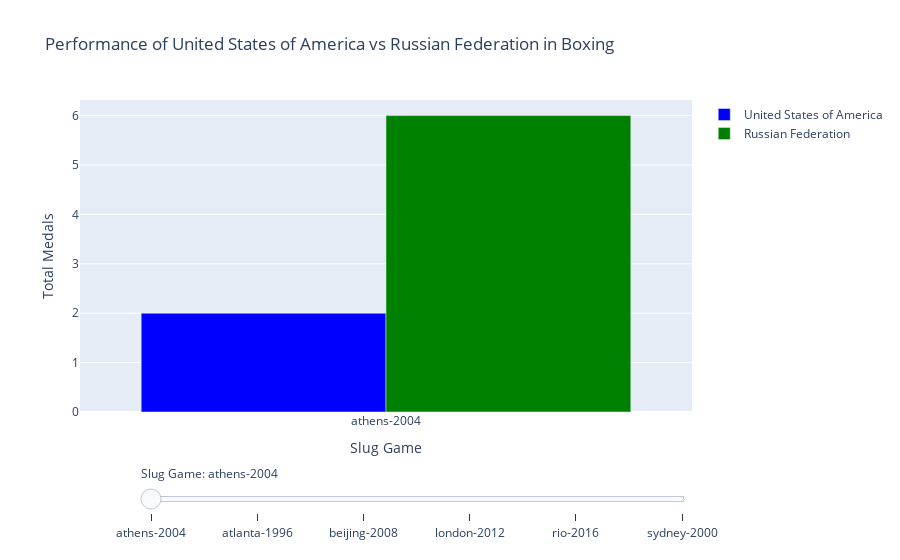

The notebook cell saved with this chart:
### Code cell
import pandas as pd
import plotly.graph_objects as go

def track_country_performance(df, country_name, discipline_title):
    """
    Track the performance of a country for a given discipline across all slug games.

    Parameters:
        df (pandas.DataFrame): The DataFrame containing the data.
        country_name (str): The country name to track performance.
        discipline_title (str): The discipline title to track performance.

    Returns:
        pandas.DataFrame: A DataFrame with the total medals won for the given country and discipline in each slug game.
    """
    # Filter the DataFrame for the specified country and discipline
    filtered_df = df[(df['country_name'] == country_name) & (df['discipline_title'] == discipline_title)]

    # Group the filtered DataFrame by 'slug_game' and calculate the total medals won
    grouped_df = filtered_df.groupby('slug_game')['medal_type'].count().reset_index(name='total_medals')

    return grouped_df


def create_slider_plot(df, country1_name, country2_name, discipline_title):
    """
    Create a Plotly visualization with a slider for tracking the performance of two countries in a discipline across slug games.

    Parameters:
        df (pandas.DataFrame): The DataFrame containing the data.
        country1_name (str): The name of the first country.
        country2_name (str): The name of the second country.
        discipline_title (str): The discipline title to track performance.
    """
    # Track the performance of the first country for the given discipline across all slug games
    performance_country1 = track_country_performance(df, country1_name, discipline_title)

    # Track the performance of the second country for the given discipline across all slug games
    performance_country2 = track_country_performance(df, country2_name, discipline_title)

    # Merge the performance DataFrames to include all slug games
    performance_combined = performance_country1.merge(performance_country2, on='slug_game', suffixes=('_country1', '_country2'))

    # Create a figure
    fig = go.Figure()

    # Add initial bar traces for the first slug game
    fig.add_trace(go.Bar(
        x=[performance_combined['slug_game'].values[0]],
        y=[performance_combined['total_medals_country1'].values[0]],
        name=country1_name,
        marker_color='blue',
        offsetgroup=0,
    ))
    fig.add_trace(go.Bar(
        x=[performance_combined['slug_game'].values[0]],
        y=[performance_combined['total_medals_country2'].values[0]],
        name=country2_name,
        marker_color='green',
        offsetgroup=1,
    ))

    # Set the layout
    fig.update_layout(
        title=f'Performance of {country1_name} vs {country2_name} in {discipline_title}',
        xaxis_title='Slug Game',
        yaxis_title='Total Medals',
        barmode='group',
    )

    # Add a slider
    fig.update_layout(
        sliders=[
            {
                'currentvalue': {'prefix': 'Slug Game: '},
                'steps': [
                    {'method': 'animate', 'args': [[f'frame{i}']], 'label': game} for i, game in enumerate(performance_combined['slug_game'])
                ],
                'transition': {'duration': 500, 'easing': 'linear'},
                'x': 0.1, 'len': 0.9,
                'y': 0, 'yanchor': 'top',
                'pad': {'t': 50, 'b': 10},
                'active': 0,
            }
        ],
    )

    # Add frames for each slug game
    frames = []
    for i, slug_game in enumerate(performance_combined['slug_game']):
        frame = go.Frame(
            name=f'frame{i}',
            data=[
                go.Bar(x=[slug_game], y=[performance_combined.loc[performance_combined['slug_game'] == slug_game, 'total_medals_country1'].values[0]], name=country1_name, marker_color='blue', offsetgroup=0),
                go.Bar(x=[slug_game], y=[performance_combined.loc[performance_combined['slug_game'] == slug_game, 'total_medals_country2'].values[0]], name=country2_name, marker_color='green', offsetgroup=1),
            ],
        )
        frames.append(frame)

    fig.frames = frames

    # Show the interactive plot
    fig.show()


# Assuming df is your DataFrame
country1_name = input("Enter the first country: ")
country2_name = input("Enter the second country: ")
discipline_title = input("Enter the discipline title: ")

create_slider_plot(df, country1_name, country2_name, discipline_title)

### Figure 1 — Plotly figure (JSON) as saved in the notebook; plotly's stock layout.template omitted (floating-point values rounded to 4 significant figures)
{"data": [{"marker": {"color": "blue"}, "name": "United States of America", "offsetgroup": "0", "type": "bar", "x": ["athens-2004"], "y": [2]}, {"marker": {"color": "green"}, "name": "Russian Federation", "offsetgroup": "1", "type": "bar", "x": ["athens-2004"], "y": [6]}], "layout": {"barmode": "group", "sliders": [{"active": 0, "currentvalue": {"prefix": "Slug Game: "}, "len": 0.9, "pad": {"b": 10, "t": 50}, "steps": [{"args": [["frame0"]], "label": "athens-2004", "method": "animate"}, {"args": [["frame1"]], "label": "atlanta-1996", "method": "animate"}, {"args": [["frame2"]], "label": "beijing-2008", "method": "animate"}, {"args": [["frame3"]], "label": "london-2012", "method": "animate"}, {"args": [["frame4"]], "label": "rio-2016", "method": "animate"}, {"args": [["frame5"]], "label": "sydney-2000", "method": "animate"}], "transition": {"duration": 500, "easing": "linear"}, "x": 0.1, "y": 0, "yanchor": "top"}], "title": {"text": "Performance of United States of America vs Russian Federation in Boxing"}, "xaxis": {"title": {"text": "Slug Game"}}, "yaxis": {"title": {"text": "Total Medals"}}}}
